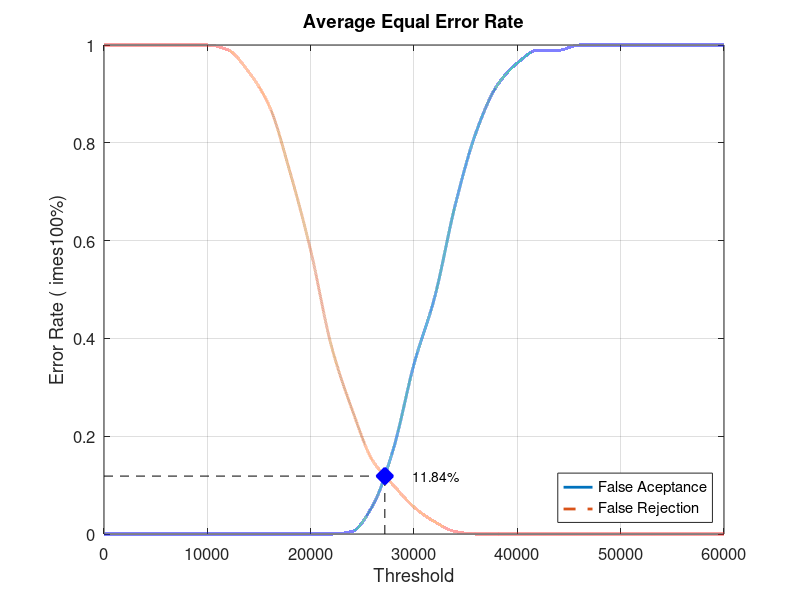
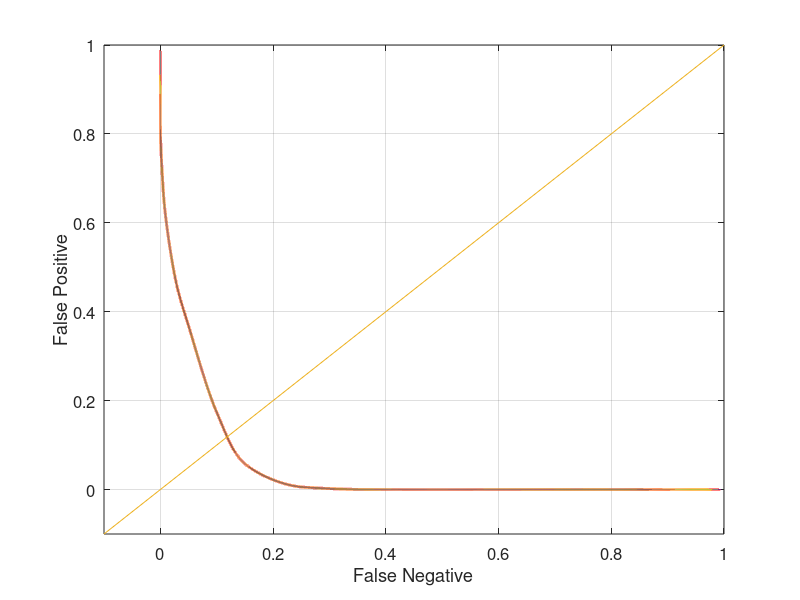

The MATLAB source for these figures, in order:
close all;
clear;
clc;
x = 0:2000:60000;
xq = 0:0.5:60000;

y0 = [0 0 0 0 0 0 0 0 0 0 0 0 0.00526316 0.0578947 0.173684 0.347368 0.484211 0.673684 0.821053 0.915789 0.963158 0.989474 0.989474 1 1 1 1 1 1 1 1]
yy0 = interp1(x, y0, xq, 'pchip');
y1 = [1 1 1 1 1 1 0.99 0.945 0.875 0.74 0.58 0.385 0.255 0.15 0.1 0.055 0.025 0.005 0 0 0 0 0 0 0 0 0 0 0 0 0]
yy1 = interp1(x, y1, xq, 'pchip');

% Calculating EER: 
y2 = abs(y0 - y1);
find(y2 == min(y2))
yy2 = abs(yy0 - yy1);
xEER = find(yy2 == min(yy2));
xEERIndex = xq(xEER) % X-axis EER
yEER = yy0(xEER) % Y-axis EER

main = figure
plot(xq, yy0,'-','LineWidth', 2);	hold on
plot(xq, yy1,'--','LineWidth', 2);	hold on
plot([xEERIndex xEERIndex], [0 yEER], 'k--');	hold on
plot([0 xEERIndex], [yEER yEER], 'k--');	hold on
plot(xEERIndex, yEER, 'bx', 'LineWidth', 10);	hold on
text(xEERIndex + 10 * xEERIndex / 100, yEER, [num2str(round((10000 * yEER)) / 100) '%'])
legend('False Aceptance', 'False Rejection', 'Location', 'SouthEast')
xlabel('Threshold')
ylabel('Error Rate (	imes100%)')
title('Average Equal Error Rate')
set(gca, 'FontSize', 12)
axis([0 60000 0 1])
grid on

print(main, 'Database5_4Main', '-dpng');
FNRxFPR = figure('Color', [1 1 1]);
plot(yy1, yy0, '-', yy1, yy0, 'LineWidth', 2);
hold on
y = -0.1:0.1:1
plot(y, y); 
set(gca, 'FontSize', 12)
xlabel('False Negative')
ylabel('False Positive')
axis([-0.1 1 -0.1 1])
set(gca, 'FontSize', 12)
grid on

print(FNRxFPR, 'Database5_4FNRxFPR','-dpng');
